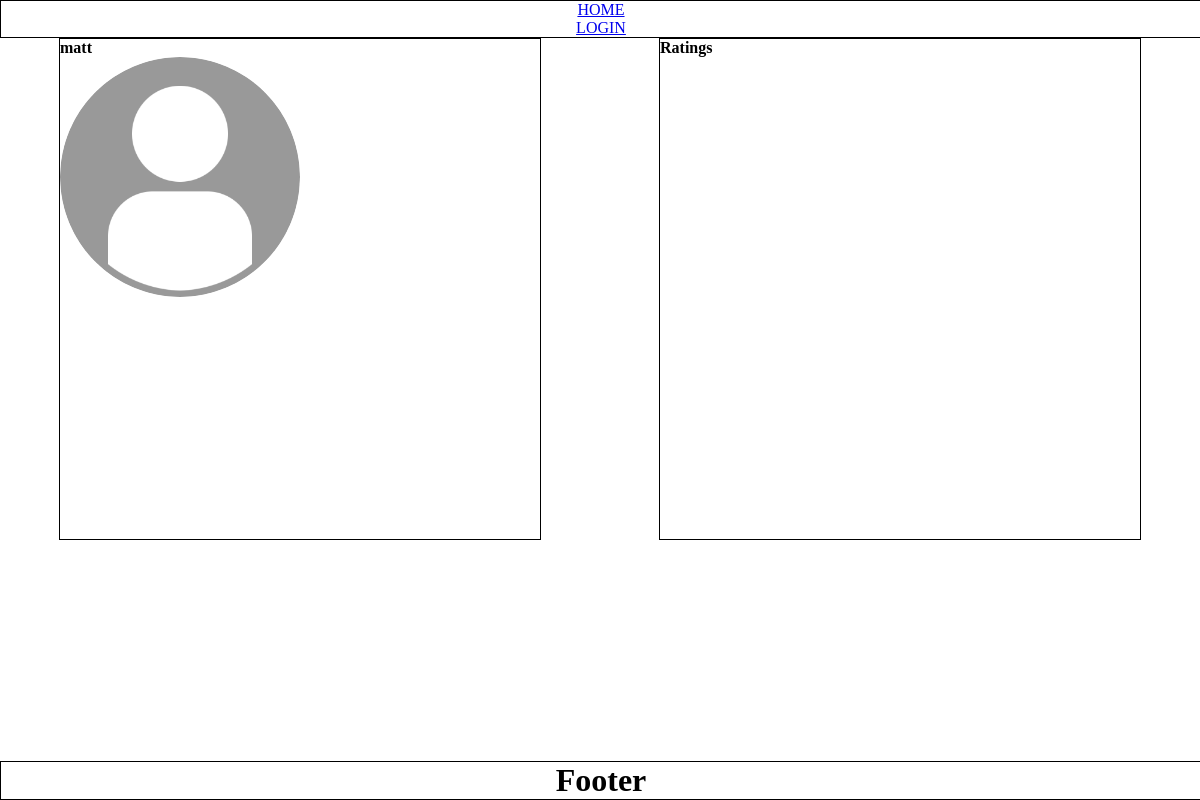
The page /user/2 on the database as committed earlier.
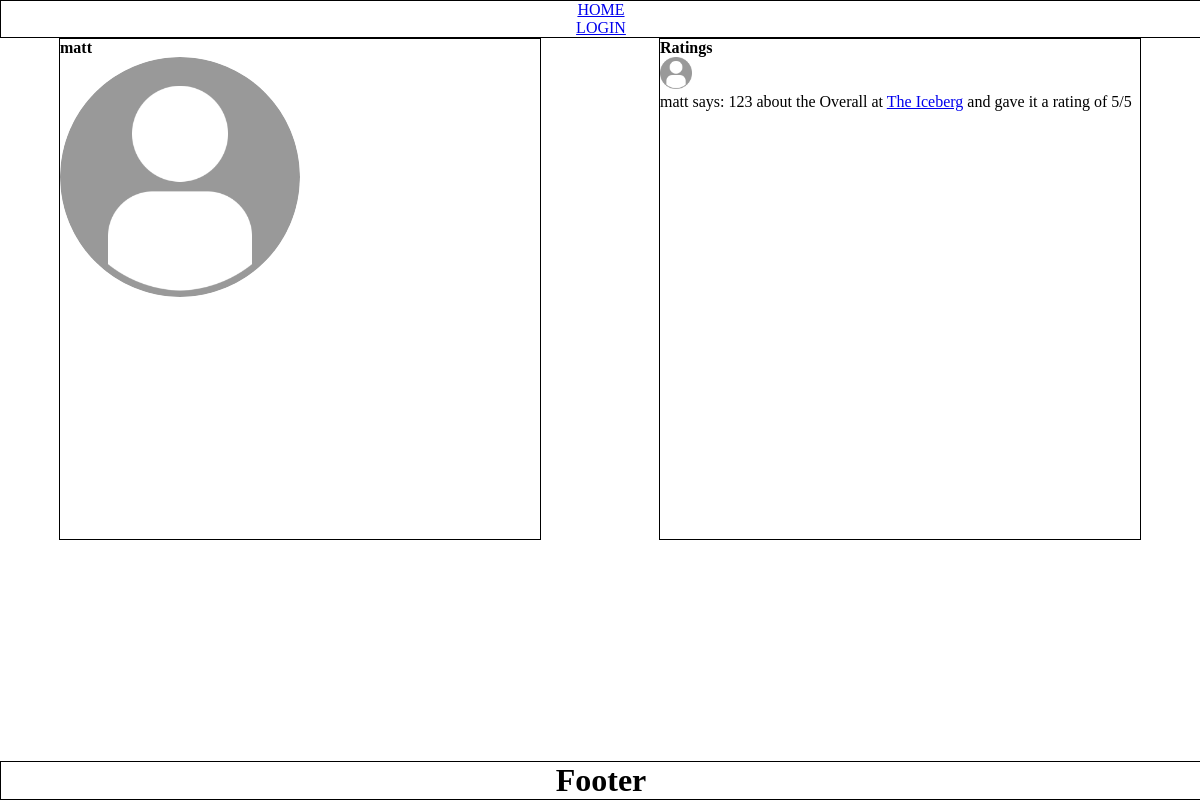
The same page on the database as committed later.
### app/models.py (models this page shows, shortened)
class User(UserMixin, Model):
    username = CharField(unique=True)
    email = CharField(unique=True, max_length=256)
    password = CharField(max_length=128)
    avatar = BlobField(default="images/default.png")
    city = CharField()
    state = CharField()
    zip = CharField()
    user_level = CharField(default="user")
    class Meta:
        database = DATABASE

class Rating(Model):
    user_fk = ForeignKeyField(
        model=User,
        backref="users"
    )
    venue_fk = ForeignKeyField(
        model=Venue,
        backref="venues",
        null=True
    )
    band_fk = ForeignKeyField(
        model=User,
        backref="bands",
        null=True
    )
    rating = IntegerField()
    rating_type = CharField()
    message = CharField(max_length=1024)
    class Meta:
        database = DATABASE

class Venue(Model):
    name = CharField()
    img = BlobField(default="images/default_venue.jpg")
    about = CharField()
    address = CharField()
    city = CharField()
    state = CharField()
    zip = CharField()
    class Meta:
        database = DATABASE

### app/routes.py (the view)
@app.route("/user/<id>") # this will need to be a dynamic route
def user(id):
    found_user = models.User.get(models.User.id == id)
    ratings = models.Rating.select().where(models.Rating.user_fk == found_user.id)
    return render_template('user.html', user=found_user, ratings=ratings)

### app/__init__.py (called while the page is built)
@app.before_request
def before_request():
    g.db = DATABASE
    g.db.connect()
    g.user = current_user

@app.after_request
def after_request(response):
    g.db.close()
    return response

### app/templates/user.html (shortened to what this page needs)
{% extends "layout.html" %}
{% from 'macros.html' import render_field %}
{% block sidebar %}
<h4>{{user.username}}</h4>
{% set img_url = user.avatar.decode('utf-8') %}
<img class="user_profile_avatar" src="{{ url_for('static', filename=img_url)}}" alt="">
{% endblock %}
{% block main %}
{% set img_url = user.avatar.decode('utf-8') %}
<h4>Ratings</h4>
    {% for rating in ratings %}
    <img class="inline-avatar" src="{{ url_for('static', filename=img_url)}}" alt=""><p>{{ rating.user_fk.username }} says: {{ rating.message }} about the {{ rating.rating_type }} at <a href="{{url_for('venue_rating',id=rating.venue_fk)}}">{{ rating.venue_fk.name }}</a> and gave it a rating of {{ rating.rating }}/5</p>
    {% endfor %}
{% endblock %}

### app/templates/layout.html (shortened to what this page needs)
<!DOCTYPE html>
<html lang="en">
<head>
    <link rel=stylesheet type=text/css href="{{ url_for('static', filename='css/styles.css') }}">
</head>
<body>
    <header>
        {% include '/header.html' %}
    </header>
    <main>
        <div class="sidebar">
            {% block sidebar %}
            {% endblock %}
        </div>
        <div class="main-content">
            {% block main %}
            {% endblock %}
        </div>
    </main>
    <footer>
        {% include '/footer.html' %}
    </footer>
</body>
</html>

### app/templates/header.html (shortened to what this page needs)
{% block header %}
{% if g.user.is_authenticated %}
<a  href="/logout">LOGOUT</a>
<a href="/user/{{current_user.id}}">PROFILE</a>
{% else %}
<a  href="/login">LOGIN</a>
{% endif %}
<a href="/">HOME</a>
{% endblock %}

### app/templates/footer.html
{% block footer %}
<h1>Footer</h1>
{% endblock %}

### app/static/css/styles.css (style rules this page uses)
* { margin: 0 auto; padding: 0; }
div, section, header, footer { border: solid black 1px; }
main { display: flex; align-items: center; }
header { height: auto; width: 100%; display: flex; flex-direction: column-reverse; justify-content: center; }
footer { position: fixed; display: flex; flex-direction: column-reverse; width: 100%; left: 0; bottom: 0; margin: 0 auto; }
.sidebar, .main-content { height: 500px; width: 40%; }
.user_profile_avatar { border-radius: 50%; max-width: 50%; }
.inline-avatar { max-width: 32px; max-height: 32px; }

Rows that differ between the two databases and show on the page:
now on this page (row edited): Rating: user_fk.username "matt", message "123", rating_type "Overall", venue_fk.name "The Iceberg", rating "5"
